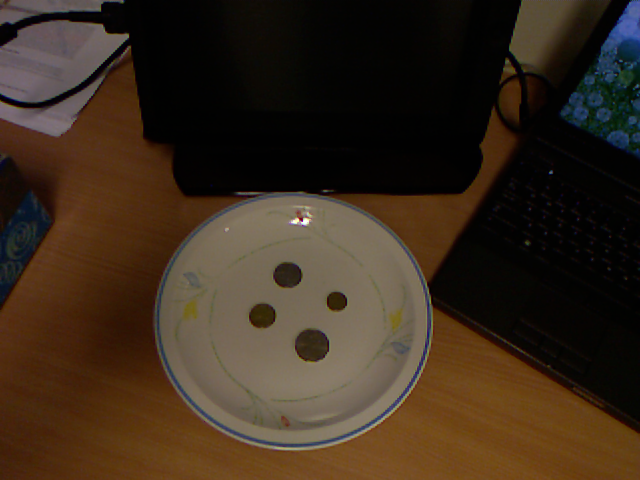
%> input picture PROJECT/t1rgb.png, 640 x 480 px
$ octave --eval "result = segment_count;"   (GNU Octave 9; MATLAB toolbox functions it lacks are replaced by stand-ins)
%> lines starting %> are read from the running program, lines starting %| are printed output that depends on the picture; in (x1, y1, x2, y2) boxes, pixels count from 0 and x2, y2 are one past the last pixel; in counts of white or black regions, pixels touching at a corner belong together; the program's own positions count from 1
### PROJECT/imoverlay.m
function out = imoverlay(in, mask, color)
%IMOVERLAY Create a mask-based image overlay.
%   OUT = IMOVERLAY(IN, MASK, COLOR) takes an input image, IN, and a binary
%   image, MASK, and produces an output image whose pixels in the MASK
%   locations have the specified COLOR.
%
%   IN should be a grayscale or an RGB image of class uint8, uint16, int16,
%   logical, double, or single.  If IN is double or single, it should be in
%   the range [0, 1].  If it is not in that range, you might want to use
%   mat2gray to scale it into that range.
%
%   MASK should be a two-dimensional logical matrix.
%
%   COLOR should be a 1-by-3 vector of values in the range [0, 1].  [0 0 0]
%   is black, and [1 1 1] is white.
%
%   OUT is a uint8 RGB image.
%
%   Examples
%   --------
%   Overlay edge detection result in green over the original image.
%
%       I = imread('cameraman.tif');
%       bw = edge(I, 'canny');
%       rgb = imoverlay(I, bw, [0 1 0]);
%       imshow(rgb)
%
%   Treating the output of peaks as an image, overlay the values greater than
%   7 in red.  The output of peaks is not in the usual grayscale image range
%   of [0, 1], so use mat2gray to scale it.
%
%       I = peaks;
%       mask = I > 7;
%       rgb = imoverlay(mat2gray(I), mask, [1 0 0]);
%       imshow(rgb, 'InitialMagnification', 'fit')

%   Steven L. Eddins
%   Copyright 2006-2012 The MathWorks, Inc.

% If the user doesn't specify the color, use white.
DEFAULT_COLOR = [1 1 1];
if nargin < 3
    color = DEFAULT_COLOR;
end

% Force the 2nd input to be logical.
mask = (mask ~= 0);

% Make the uint8 the working data class.  The output is also uint8.
in_uint8 = im2uint8(in);
color_uint8 = im2uint8(color);

% Initialize the red, green, and blue output channels.
if ndims(in_uint8) == 2
    % Input is grayscale.  Initialize all output channels the same.
    out_red   = in_uint8;
    out_green = in_uint8;
    out_blue  = in_uint8;
else
    % Input is RGB truecolor.
    out_red   = in_uint8(:,:,1);
    out_green = in_uint8(:,:,2);
    out_blue  = in_uint8(:,:,3);
end

% Replace output channel values in the mask locations with the appropriate
% color value.
out_red(mask)   = color_uint8(1);
out_green(mask) = color_uint8(2);
out_blue(mask)  = color_uint8(3);

% Form an RGB truecolor image by concatenating the channel matrices along
% the third dimension.
out = cat(3, out_red, out_green, out_blue);

### PROJECT/segment_count.m
function [money, coin_array, notes] = segment_count()
% Takes a picture with the kinect and return the approximate
% money value.

%Normalised aussie coins matrix
c5 = 1;
c10 = 2;
c20 = 3;
c50 = 4;
c1 = 5;
c2 = 6;
%Diameter matrix
CoinDiam(1) = 19.41;
CoinDiam(2) = 23.6;
CoinDiam(3) = 28.65;
CoinDiam(4) = 31.65;
CoinDiam(5) = 25;
CoinDiam(6) = 20.5;
%Coin Values
CoinVal = [0.05, 0.1, 0.2, 0.5, 1, 2];

%Find the minimum distance between coins radius
coin_thresh = max(-diff(CoinDiam/max(CoinDiam)))/2;

%Get the colour threshold
gold_hue = 0.11;
silver_hue = 0.105;
hue_thresh = 0.02;
gold_sat = 0.9;
silver_sat = 0.6;
sat_thresh = 0.03;


%Get the images
I = imread('t1rgb.png');
%> I is the input picture: size 480x640x3 uint8; mean R, G, B 58.1, 43.2, 28.5
D = imread('t1d.png');
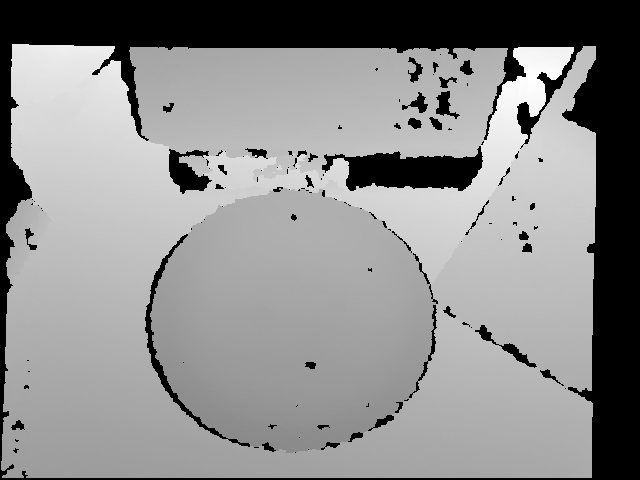
%> input picture PROJECT/t1d.png, 640 x 480 px
%> D is the input picture: size 480x640 uint8; min 0, max 255, mean 139.6

I_g = rgb2gray(I);
K = fspecial('gaussian');
I_blur = imfilter(I_g,K);
I_edge = edge(I_blur, 'canny');
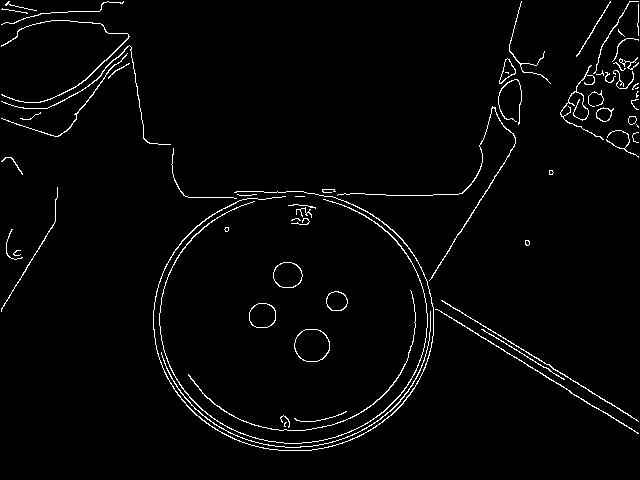
%> I_edge: size 480x640 logical; 2.5% white in thin lines or dots
% imshow(I_edge);

[centres, radii] = imfindcircles(I_edge, [10,20]);
%> centres = 13 rows, first 12: [312.5 346; 288.4 276; 263.2 316.5; 337.8 302; 619.7 141.8; 499 143.9; 618.9 74.88; 20.11 250.9; 612.3 49.03; 158.9 132.7; 589 107.1; 200.3 180.3]; radii = [18.77; 15.81; 14.89; 12.14; 12.07; 18.58; 15.13; 15.69; 10.85; 15.82; 16.04; 19.49; 10]
imshow(I);
viscircles(centres, radii,'EdgeColor','b');
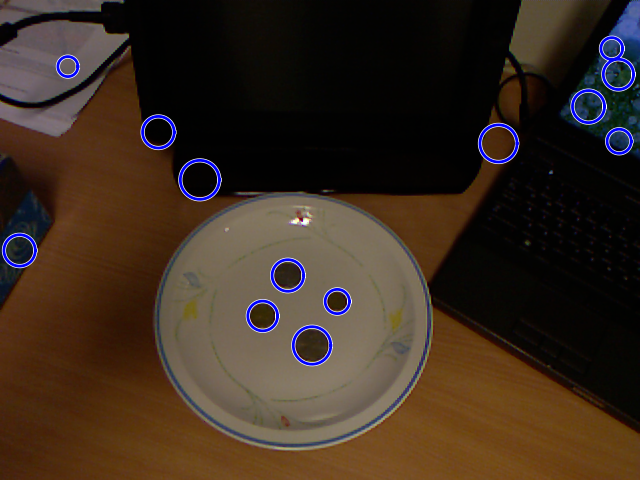
%> figure redrawn from the program's plot data

c = round(centres);
%> c = 13 rows, first 12: [313 346; 288 276; 263 316; 338 302; 620 142; 499 144; 619 75; 20 251; 612 49; 159 133; 589 107; 200 180]
r = round(radii-1);
%> r = [18; 15; 14; 11; 11; 18; 14; 15; 10; 15; 15; 18; 9]
cmask = zeros(size(I,1),size(I,2));
for i = 1:length(radii)
    cmask(c(i,2)-r(i):c(i,2)+r(i), c(i,1)-r(i):c(i,1)+r(i)) = 1;
end;
%> this loop made 13 passes
%> cmask: size 480x640 double; values 0 (black) and 1 (white), 3.7% white; 13 white regions, largest, box (x1, y1, x2, y2) and area: (480, 125, 517, 162) 1369, (181, 161, 218, 198) 1369, (294, 327, 331, 364) 1369

I_circ = imoverlay(I, ~cmask, [1,1,1]);
%> in imoverlay, `out_red   = in_uint8(:,:,1);`:
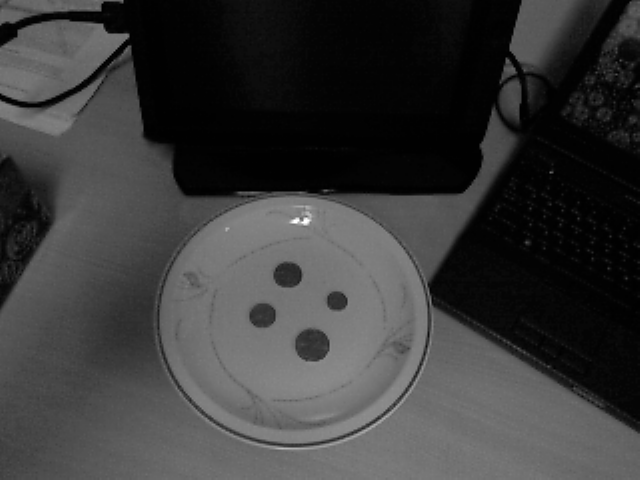
%> out_red: size 480x640 uint8; min 1, max 254, mean 58.1
%> in imoverlay, `out_blue  = in_uint8(:,:,3);`:
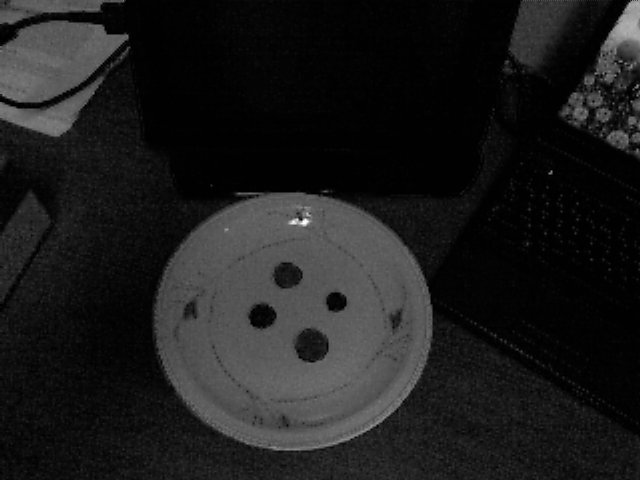
%> out_blue: size 480x640 uint8; min 1, max 254, mean 28.5
%> in imoverlay, `out = cat(3, out_red, out_green, out_blue);`:
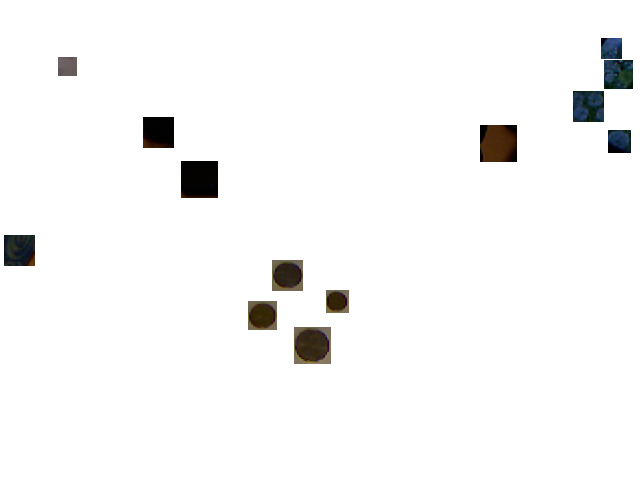
%> out: size 480x640x3 uint8; mean R, G, B 247.1, 247, 246.8
figure; imshow(I_circ);
CCc = bwconncomp(cmask);
%> CCc = 13 connected components


%Now do the Colour Masking
%Gold mask
gmask = zeros(size(I,1),size(I,2));
I_HSV = rgb2hsv(I);
%> I_HSV: size 480x640x3 double; mean H, S, V 0.17, 0.555, 0.235
for i=1:size(I,1)
    for j=1:size(I,2)
        if (abs(I_HSV(i,j,1) - gold_hue) < hue_thresh) && (abs(I_HSV(i,j,2) ...
                - gold_sat) < sat_thresh)
            gmask(i,j) = 1;
        end;
    end;
end;
%> gmask: size 480x640 double; values 0 (black) and 1 (white), 0.95% white in thin lines or dots

gmask = gmask & cmask;
%> gmask: size 480x640 logical; 0.08% white in thin lines or dots, all inside (x1, y1, x2, y2) = (29, 129, 502, 352)

%Create a structured element circle array
se = strel('disk',4,0);
gmask = imdilate(gmask,se);
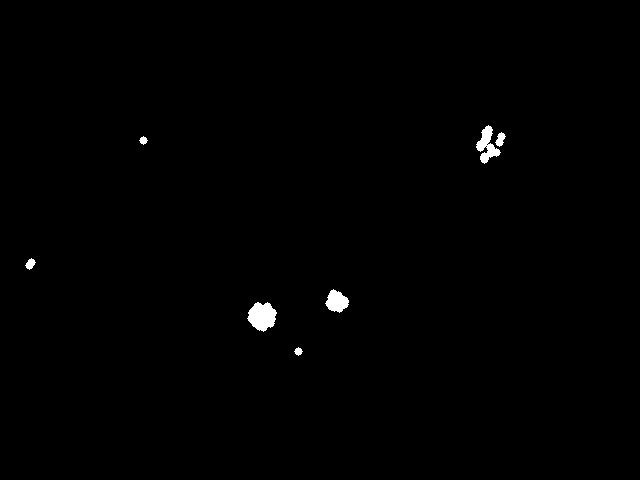
%> gmask: size 480x640 logical; 0.55% white; 7 white regions, largest, box (x1, y1, x2, y2) and area: (247, 302, 277, 332) 616, (476, 125, 501, 164) 443, (325, 289, 349, 313) 369
%> (the run ends here)
